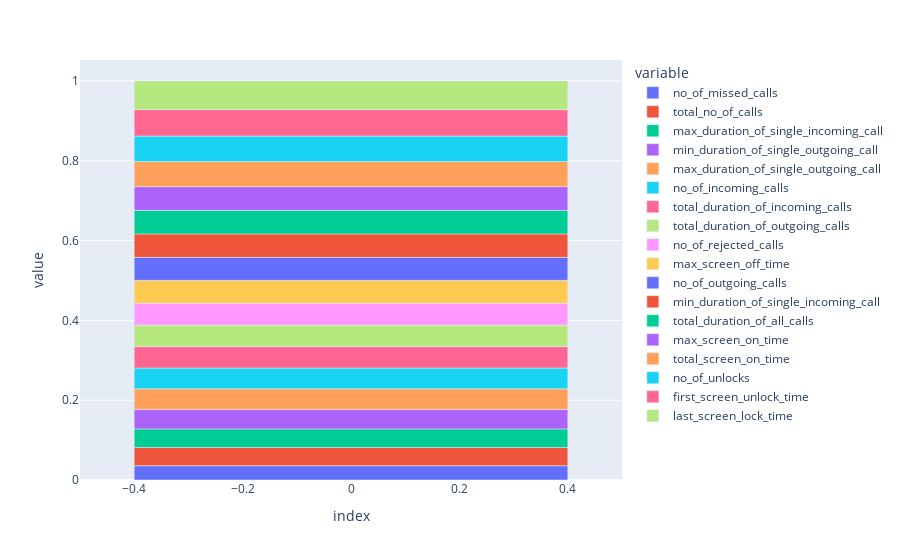

Source (notebook cell):
### Code cell
fig = px.bar(forest_importances)
fig.show()

### Figure 1 — Plotly figure (JSON) as saved in the notebook; plotly's stock layout.template omitted (floating-point values rounded to 4 significant figures)
{"data": [{"alignmentgroup": "True", "hovertemplate": "variable=no_of_missed_calls<br>index=%{x}<br>value=%{y}<extra></extra>", "legendgroup": "no_of_missed_calls", "marker": {"color": "#636efa"}, "name": "no_of_missed_calls", "offsetgroup": "no_of_missed_calls", "orientation": "v", "showlegend": true, "textposition": "auto", "type": "bar", "x": [0], "xaxis": "x", "y": [0.03574], "yaxis": "y"}, {"alignmentgroup": "True", "hovertemplate": "variable=total_no_of_calls<br>index=%{x}<br>value=%{y}<extra></extra>", "legendgroup": "total_no_of_calls", "marker": {"color": "#EF553B"}, "name": "total_no_of_calls", "offsetgroup": "total_no_of_calls", "orientation": "v", "showlegend": true, "textposition": "auto", "type": "bar", "x": [0], "xaxis": "x", "y": [0.04588], "yaxis": "y"}, {"alignmentgroup": "True", "hovertemplate": "variable=max_duration_of_single_incoming_call<br>index=%{x}<br>value=%{y}<extra></extra>", "legendgroup": "max_duration_of_single_incoming_call", "marker": {"color": "#00cc96"}, "name": "max_duration_of_single_incoming_call", "offsetgroup": "max_duration_of_single_incoming_call", "orientation": "v", "showlegend": true, "textposition": "auto", "type": "bar", "x": [0], "xaxis": "x", "y": [0.04632], "yaxis": "y"}, {"alignmentgroup": "True", "hovertemplate": "variable=min_duration_of_single_outgoing_call<br>index=%{x}<br>value=%{y}<extra></extra>", "legendgroup": "min_duration_of_single_outgoing_call", "marker": {"color": "#ab63fa"}, "name": "min_duration_of_single_outgoing_call", "offsetgroup": "min_duration_of_single_outgoing_call", "orientation": "v", "showlegend": true, "textposition": "auto", "type": "bar", "x": [0], "xaxis": "x", "y": [0.04893], "yaxis": "y"}, {"alignmentgroup": "True", "hovertemplate": "variable=max_duration_of_single_outgoing_call<br>index=%{x}<br>value=%{y}<extra></extra>", "legendgroup": "max_duration_of_single_outgoing_call", "marker": {"color": "#FFA15A"}, "name": "max_duration_of_single_outgoing_call", "offsetgroup": "max_duration_of_single_outgoing_call", "orientation": "v", "showlegend": true, "textposition": "auto", "type": "bar", "x": [0], "xaxis": "x", "y": [0.05165], "yaxis": "y"}, {"alignmentgroup": "True", "hovertemplate": "variable=no_of_incoming_calls<br>index=%{x}<br>value=%{y}<extra></extra>", "legendgroup": "no_of_incoming_calls", "marker": {"color": "#19d3f3"}, "name": "no_of_incoming_calls", "offsetgroup": "no_of_incoming_calls", "orientation": "v", "showlegend": true, "textposition": "auto", "type": "bar", "x": [0], "xaxis": "x", "y": [0.05211], "yaxis": "y"}, {"alignmentgroup": "True", "hovertemplate": "variable=total_duration_of_incoming_calls<br>index=%{x}<br>value=%{y}<extra></extra>", "legendgroup": "total_duration_of_incoming_calls", "marker": {"color": "#FF6692"}, "name": "total_duration_of_incoming_calls", "offsetgroup": "total_duration_of_incoming_calls", "orientation": "v", "showlegend": true, "textposition": "auto", "type": "bar", "x": [0], "xaxis": "x", "y": [0.05367], "yaxis": "y"}, {"alignmentgroup": "True", "hovertemplate": "variable=total_duration_of_outgoing_calls<br>index=%{x}<br>value=%{y}<extra></extra>", "legendgroup": "total_duration_of_outgoing_calls", "marker": {"color": "#B6E880"}, "name": "total_duration_of_outgoing_calls", "offsetgroup": "total_duration_of_outgoing_calls", "orientation": "v", "showlegend": true, "textposition": "auto", "type": "bar", "x": [0], "xaxis": "x", "y": [0.05397], "yaxis": "y"}, {"alignmentgroup": "True", "hovertemplate": "variable=no_of_rejected_calls<br>index=%{x}<br>value=%{y}<extra></extra>", "legendgroup": "no_of_rejected_calls", "marker": {"color": "#FF97FF"}, "name": "no_of_rejected_calls", "offsetgroup": "no_of_rejected_calls", "orientation": "v", "showlegend": true, "textposition": "auto", "type": "bar", "x": [0], "xaxis": "x", "y": [0.05448], "yaxis": "y"}, {"alignmentgroup": "True", "hovertemplate": "variable=max_screen_off_time<br>index=%{x}<br>value=%{y}<extra></extra>", "legendgroup": "max_screen_off_time", "marker": {"color": "#FECB52"}, "name": "max_screen_off_time", "offsetgroup": "max_screen_off_time", "orientation": "v", "showlegend": true, "textposition": "auto", "type": "bar", "x": [0], "xaxis": "x", "y": [0.05756], "yaxis": "y"}, {"alignmentgroup": "True", "hovertemplate": "variable=no_of_outgoing_calls<br>index=%{x}<br>value=%{y}<extra></extra>", "legendgroup": "no_of_outgoing_calls", "marker": {"color": "#636efa"}, "name": "no_of_outgoing_calls", "offsetgroup": "no_of_outgoing_calls", "orientation": "v", "showlegend": true, "textposition": "auto", "type": "bar", "x": [0], "xaxis": "x", "y": [0.05765], "yaxis": "y"}, {"alignmentgroup": "True", "hovertemplate": "variable=min_duration_of_single_incoming_call<br>index=%{x}<br>value=%{y}<extra></extra>", "legendgroup": "min_duration_of_single_incoming_call", "marker": {"color": "#EF553B"}, "name": "min_duration_of_single_incoming_call", "offsetgroup": "min_duration_of_single_incoming_call", "orientation": "v", "showlegend": true, "textposition": "auto", "type": "bar", "x": [0], "xaxis": "x", "y": [0.05887], "yaxis": "y"}, {"alignmentgroup": "True", "hovertemplate": "variable=total_duration_of_all_calls<br>index=%{x}<br>value=%{y}<extra></extra>", "legendgroup": "total_duration_of_all_calls", "marker": {"color": "#00cc96"}, "name": "total_duration_of_all_calls", "offsetgroup": "total_duration_of_all_calls", "orientation": "v", "showlegend": true, "textposition": "auto", "type": "bar", "x": [0], "xaxis": "x", "y": [0.05896], "yaxis": "y"}, {"alignmentgroup": "True", "hovertemplate": "variable=max_screen_on_time<br>index=%{x}<br>value=%{y}<extra></extra>", "legendgroup": "max_screen_on_time", "marker": {"color": "#ab63fa"}, "name": "max_screen_on_time", "offsetgroup": "max_screen_on_time", "orientation": "v", "showlegend": true, "textposition": "auto", "type": "bar", "x": [0], "xaxis": "x", "y": [0.05947], "yaxis": "y"}, {"alignmentgroup": "True", "hovertemplate": "variable=total_screen_on_time<br>index=%{x}<br>value=%{y}<extra></extra>", "legendgroup": "total_screen_on_time", "marker": {"color": "#FFA15A"}, "name": "total_screen_on_time", "offsetgroup": "total_screen_on_time", "orientation": "v", "showlegend": true, "textposition": "auto", "type": "bar", "x": [0], "xaxis": "x", "y": [0.06281], "yaxis": "y"}, {"alignmentgroup": "True", "hovertemplate": "variable=no_of_unlocks<br>index=%{x}<br>value=%{y}<extra></extra>", "legendgroup": "no_of_unlocks", "marker": {"color": "#19d3f3"}, "name": "no_of_unlocks", "offsetgroup": "no_of_unlocks", "orientation": "v", "showlegend": true, "textposition": "auto", "type": "bar", "x": [0], "xaxis": "x", "y": [0.06388], "yaxis": "y"}, {"alignmentgroup": "True", "hovertemplate": "variable=first_screen_unlock_time<br>index=%{x}<br>value=%{y}<extra></extra>", "legendgroup": "first_screen_unlock_time", "marker": {"color": "#FF6692"}, "name": "first_screen_unlock_time", "offsetgroup": "first_screen_unlock_time", "orientation": "v", "showlegend": true, "textposition": "auto", "type": "bar", "x": [0], "xaxis": "x", "y": [0.06622], "yaxis": "y"}, {"alignmentgroup": "True", "hovertemplate": "variable=last_screen_lock_time<br>index=%{x}<br>value=%{y}<extra></extra>", "legendgroup": "last_screen_lock_time", "marker": {"color": "#B6E880"}, "name": "last_screen_lock_time", "offsetgroup": "last_screen_lock_time", "orientation": "v", "showlegend": true, "textposition": "auto", "type": "bar", "x": [0], "xaxis": "x", "y": [0.07183], "yaxis": "y"}], "layout": {"barmode": "relative", "legend": {"title": {"text": "variable"}, "tracegroupgap": 0}, "margin": {"t": 60}, "xaxis": {"anchor": "y", "domain": [0, 1], "title": {"text": "index"}}, "yaxis": {"anchor": "x", "domain": [0, 1], "title": {"text": "value"}}}}
